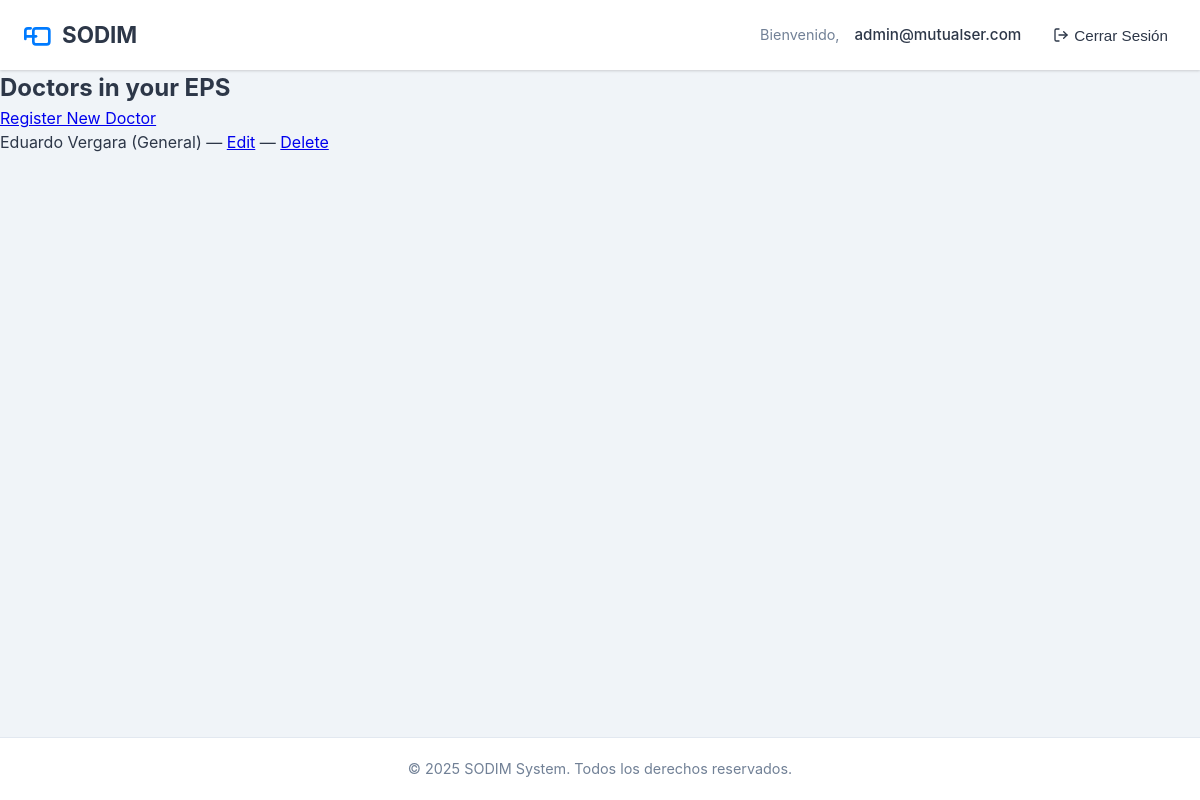
The page /eps/doctors/ (signed in) on the database its author committed.
### core/models.py (models this page shows, shortened)
class TimestampedModel(models.Model):
    created_at = models.DateTimeField(auto_now_add=True)
    updated_at = models.DateTimeField(auto_now=True)
    class Meta:
        abstract = True

class User(AbstractBaseUser, PermissionsMixin, TimestampedModel):
    ROLE_CHOICES = [
        ('EPS_ADMIN', 'EPS Administrator'),
        ('DOCTOR', 'Doctor'),
    ]
    email = models.EmailField(unique=True)
    role = models.CharField(max_length=20, choices=ROLE_CHOICES)
    is_active = models.BooleanField(default=True)
    is_staff = models.BooleanField(default=False)
    eps = models.ForeignKey('EPS', on_delete=models.SET_NULL, null=True, blank=True)
    USERNAME_FIELD = 'email'
    REQUIRED_FIELDS = []
    objects = UserManager()

class Doctor(TimestampedModel):
    user = models.OneToOneField('User', on_delete=models.CASCADE)
    first_name = models.CharField(max_length=100)
    last_name = models.CharField(max_length=100)
    license_number = models.CharField(max_length=50, unique=True)
    specialty = models.CharField(max_length=100, blank=True)
    eps = models.ForeignKey(EPS, on_delete=models.CASCADE, related_name='doctors')

### core/views.py (the view)
# urls.py: path("eps/doctors/", DoctorListView.as_view(), name="doctor_list"),
class DoctorListView(EPSAdminRequiredMixin, ListView):
    model = Doctor
    template_name = 'core/doctor_list.html'
    context_object_name = 'doctors'
    def get_queryset(self):
        return Doctor.objects.filter(eps=self.request.user.eps)

### core/views.py (called while the page is built)
    def test_func(self):
        return self.request.user.role == 'EPS_ADMIN'

### core/templates/core/doctor_list.html
{% extends 'core/base.html' %}
{% block content %}
<h2>Doctors in your EPS</h2>
<a href="{% url 'doctor_create' %}">Register New Doctor</a>
<ul>
    {% for doctor in doctors %}
        <li>
            {{ doctor.first_name }} {{ doctor.last_name }} ({{ doctor.specialty }})
            — <a href="{% url 'doctor_edit' doctor.pk %}">Edit</a>
            — <a href="{% url 'doctor_delete' doctor.pk %}">Delete</a>
        </li>
    {% empty %}
        <li>No doctors registered yet.</li>
    {% endfor %}
</ul>
{% endblock %}

### core/templates/core/base.html (shortened to what this page needs)
{% load static %}
<!DOCTYPE html>
<html lang="en">
<head>
    <link href="https://cdnjs.cloudflare.com/ajax/libs/inter-ui/3.19.3/inter.min.css" rel="stylesheet">
</head>
<body>
    <nav>
        <div class="navbar-container">
            <a href="/" class="navbar-logo">
                <svg class="logo-icon" viewBox="0 0 24 24" fill="none" stroke="currentColor" stroke-width="2" stroke-linecap="round" stroke-linejoin="round">
                    <path d="M20 7h-8a2 2 0 0 0-2 2v8a2 2 0 0 0 2 2h8a2 2 0 0 0 2-2V9a2 2 0 0 0-2-2Z"></path>
                    <path d="M4 15V9a2 2 0 0 1 2-2h2"></path>
                    <path d="M4 13h8"></path>
                </svg>
                <h1 class="logo-text">SODIM</h1>
            </a>
            <div class="navbar-links">
                {% if user.is_authenticated %}
                <div class="user-info">
                    <span class="user-greeting">Bienvenido,</span>
                    <span class="user-email">{{ user.email }}</span>
                </div>
                <form method="post" action="{% url 'logout' %}" class="form-inline">
                    <button type="submit" class="logout-button">
                        <svg width="16" height="16" viewBox="0 0 24 24" fill="none" stroke="currentColor" stroke-width="2" stroke-linecap="round" stroke-linejoin="round">
                            <path d="M9 21H5a2 2 0 0 1-2-2V5a2 2 0 0 1 2-2h4"></path>
                            <polyline points="16 17 21 12 16 7"></polyline>
                            <line x1="21" y1="12" x2="9" y2="12"></line>
                        </svg>
                        Cerrar Sesión
                    </button>
                </form>
                {% endif %}
            </div>
        </div>
    </nav>
    <main>
        {% block content %}{% endblock %}
    </main>
    <footer>
        <p>&copy; {% now "Y" %} SODIM System. Todos los derechos reservados.</p>
    </footer>
</body>
</html>

### core/templates/core/base.html (style rules this page uses)
:root { --primary: #007bff; --primary-dark: #0056b3; --secondary: #6c757d; --success: #28a745; --danger: #dc3545; --warning: #ffc107; --info: #17a2b8; --light: #f8f9fa; --dark: #343a40; --body-bg: #f0f4f8; --card-bg: #ffffff; --text-main: #2d3748; --text-secondary: #718096; --border-color: #e2e8f0; --shadow-sm: 0 1px 3px rgba(0,0,0,0.12), 0 1px 2px rgba(0,0,0,0.05); --shadow-md: 0 4px 6px rgba(0,0,0,0.1), 0 1px 3px rgba(0,0,0,0.08); --shadow-lg: 0 10px 25px rgba(0,0,0,0.1), 0 5px 10px rgba(0,0,0,0.05); --radius-sm: 4px; --radius-md: 8px; --radius-lg: 16px; }
* { box-sizing: border-box; margin: 0; padding: 0; }
body { font-family: 'Inter', -apple-system, BlinkMacSystemFont, 'Segoe UI', Roboto, Oxygen, Ubuntu, Cantarell, 'Open Sans', 'Helvetica Neue', sans-serif; margin: 0; padding: 0; background-color: var(--body-bg); color: var(--text-main); line-height: 1.5; min-height: 100vh; display: flex; flex-direction: column; }
nav { background-color: var(--card-bg); color: var(--text-main); padding: 0; display: flex; justify-content: space-between; align-items: center; box-shadow: var(--shadow-sm); position: sticky; top: 0; z-index: 1000; }
.navbar-container { width: 100%; max-width: 1200px; margin: 0 auto; padding: 0 20px; display: flex; justify-content: space-between; align-items: center; height: 70px; }
.navbar-logo { display: flex; align-items: center; gap: 10px; text-decoration: none; }
.logo-icon { color: var(--primary); width: 32px; height: 32px; }
.logo-text { font-size: 1.4rem; font-weight: 700; color: var(--text-main); margin: 0; }
.navbar-links { display: flex; align-items: center; gap: 20px; }
.user-info { display: flex; align-items: center; gap: 10px; }
.user-greeting { font-size: 0.9rem; color: var(--text-secondary); margin-right: 5px; }
.user-email { font-size: 0.95rem; font-weight: 500; color: var(--text-main); }
.navbar-links a, .navbar-links button { background-color: transparent; border: none; color: var(--text-main); font-size: 0.95rem; font-weight: 500; cursor: pointer; transition: color 0.2s ease; display: flex; align-items: center; gap: 5px; text-decoration: none; padding: 8px 12px; border-radius: var(--radius-sm); }
.logout-button { display: flex; align-items: center; gap: 5px; background-color: var(--light); color: var(--text-secondary); border: 1px solid var(--border-color); border-radius: var(--radius-md); padding: 6px 12px; font-size: 0.95rem; font-weight: 500; cursor: pointer; transition: all 0.2s ease; }
main { flex: 1; width: 100%; max-width: 1200px; margin: 0 auto; padding: 0; }
footer { background-color: var(--card-bg); color: var(--text-secondary); text-align: center; padding: 20px; margin-top: auto; font-size: 0.9rem; border-top: 1px solid var(--border-color); }
.form-inline { display: inline; }

### rows shown on the page
User: email "admin@mutualser.com"
Doctor: first_name "Eduardo", last_name "Vergara", specialty "General"
